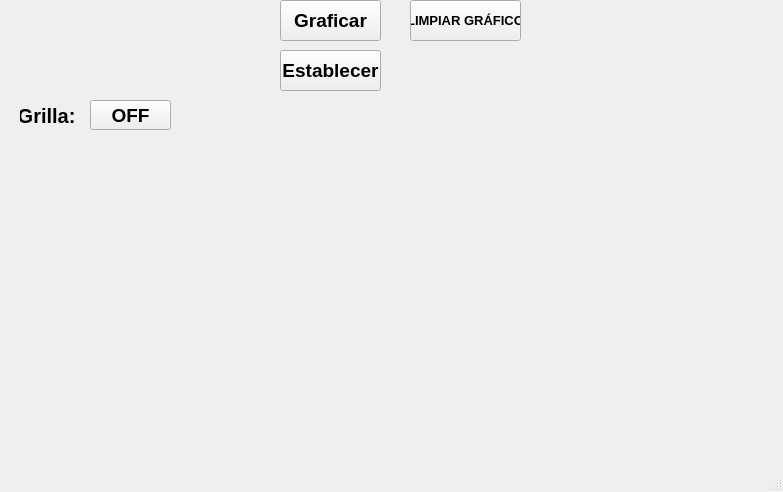
<?xml version="1.0" encoding="UTF-8"?>
<ui version="4.0">
 <class>MainWindow</class>
 <widget class="QMainWindow" name="MainWindow">
  <property name="geometry">
   <rect>
    <x>0</x>
    <y>0</y>
    <width>783</width>
    <height>492</height>
   </rect>
  </property>
  <property name="windowTitle">
   <string>MainWindow</string>
  </property>
  <widget class="QWidget" name="centralwidget">
   <widget class="QPushButton" name="btn_graficar">
    <property name="geometry">
     <rect>
      <x>280</x>
      <y>0</y>
      <width>101</width>
      <height>41</height>
     </rect>
    </property>
    <property name="font">
     <font>
      <pointsize>14</pointsize>
      <bold>true</bold>
     </font>
    </property>
    <property name="text">
     <string>Graficar</string>
    </property>
   </widget>
   <widget class="QPushButton" name="btn_titulo">
    <property name="geometry">
     <rect>
      <x>280</x>
      <y>50</y>
      <width>101</width>
      <height>41</height>
     </rect>
    </property>
    <property name="font">
     <font>
      <pointsize>14</pointsize>
      <bold>true</bold>
     </font>
    </property>
    <property name="text">
     <string>Establecer</string>
    </property>
   </widget>
   <widget class="QLabel" name="label_3">
    <property name="geometry">
     <rect>
      <x>20</x>
      <y>100</y>
      <width>61</width>
      <height>31</height>
     </rect>
    </property>
    <property name="font">
     <font>
      <pointsize>15</pointsize>
      <bold>true</bold>
     </font>
    </property>
    <property name="text">
     <string>Grilla: </string>
    </property>
    <property name="alignment">
     <set>Qt::AlignRight|Qt::AlignTrailing|Qt::AlignVCenter</set>
    </property>
   </widget>
   <widget class="QPushButton" name="btn_grilla">
    <property name="geometry">
     <rect>
      <x>90</x>
      <y>100</y>
      <width>81</width>
      <height>30</height>
     </rect>
    </property>
    <property name="font">
     <font>
      <pointsize>14</pointsize>
      <bold>true</bold>
     </font>
    </property>
    <property name="text">
     <string>OFF</string>
    </property>
   </widget>
   <widget class="QWidget" name="verticalLayoutWidget">
    <property name="geometry">
     <rect>
      <x>40</x>
      <y>150</y>
      <width>711</width>
      <height>271</height>
     </rect>
    </property>
    <layout class="QVBoxLayout" name="verticalLayout"/>
   </widget>
   <widget class="QPushButton" name="btn_limpiar">
    <property name="geometry">
     <rect>
      <x>410</x>
      <y>0</y>
      <width>111</width>
      <height>41</height>
     </rect>
    </property>
    <property name="font">
     <font>
      <pointsize>10</pointsize>
      <bold>true</bold>
     </font>
    </property>
    <property name="text">
     <string>LIMPIAR GRÁFICO</string>
    </property>
   </widget>
  </widget>
  <widget class="QMenuBar" name="menubar">
   <property name="geometry">
    <rect>
     <x>0</x>
     <y>0</y>
     <width>783</width>
     <height>24</height>
    </rect>
   </property>
  </widget>
  <widget class="QStatusBar" name="statusbar"/>
 </widget>
 <resources/>
 <connections/>
</ui>
